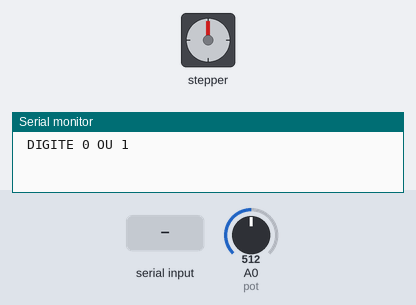
Bench run of a sketch on a simulated Arduino Uno, built with avr-gcc and run on an emulated ATmega328P. Parts: stepper motor, the last lines printed to the serial monitor. Wiring (inferred from the names in the program): stepper motor (2048 steps per turn assumed): coils pin 8, pin 9, pin 10, pin 11. Inputs (shaded band) come from the test bench; at power-on: A0 (pot) = 512.

Above: at 1.2 s.
1.3 s: "0" received over Serial
At 1.77 s:
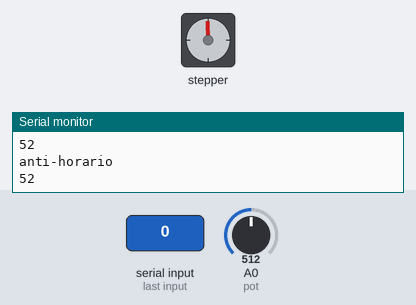
4.3 s: A0 (pot) set to 122
At 5.99 s:
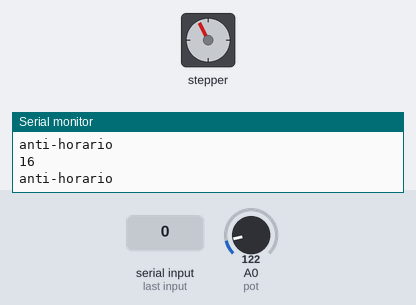
7.3 s: A0 (pot) set to 0
At 7.48 s:
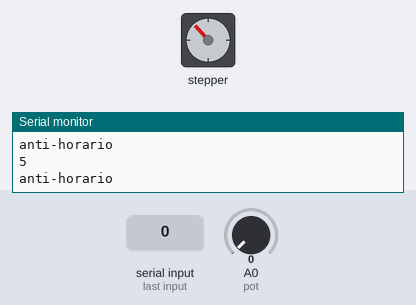
10.3 s: "1" received over Serial
At 10.46 s:
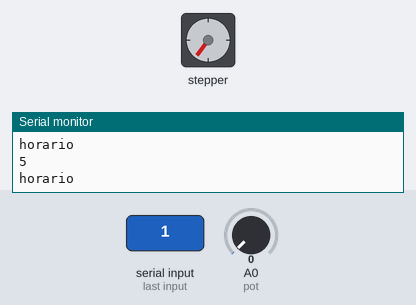
13.3 s: A0 (pot) set to 306
16.3 s: A0 (pot) set to 0
Timing chart, 0 to 22.5 s (numbered marks = the images above; inputs shaded):
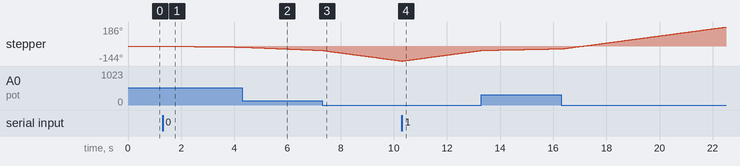

The sketch:

motor_de_passo.ino
```cpp
#define pot A0
int i, j, pins[] = {8,9,10,11}, side = 0, velocidade;
void setup () {
   Serial.begin(9600);
   Serial.print(" DIGITE 0 OU 1");
   for(i =0;i<4; i++){
    pinMode(pins[i], OUTPUT);// CONFIGURA OS PINOS COMO SAIDA
   }
}
void loop() {
  if( Serial.available()> 0){
      i = Serial.read();
}
if( i== '0' || i == '1' )// somente atualiza side se digitar 0 ou 1
{
       side=i; //atualiza side com o valior digitado
}
velocidade = analogRead(pot); // faz a leitura do potenciometro
velocidade = map( velocidade,0,1023,5,100);

if(side == '1') { // aciona o motor no sentido horário
   Serial.println ("horario");
   Serial.println (velocidade);
   for(i=0;i<4;i++) { //intercala as bobinas acionadas
    digitalWrite( pins[i], HIGH); //envia um pulso de um passo
    delay( velocidade);
    digitalWrite(pins[i], LOW);
   }
}
if(side =='0') { // aciona o motor no sentido anti-horário
   Serial.println ("anti-horario");
   Serial.println (velocidade);
   for(i=3;i>-1;i--) { //intercala as bobinas acionadas
    digitalWrite( pins[i], HIGH); //envia um pulso de um passo
    delay( velocidade);
    digitalWrite(pins[i], LOW);
   }
 }
}
```

Measured:
- after the input at 1.3 s, stepper: keeps turning counter-clockwise at about 4°/s, starting after 0.31 s
